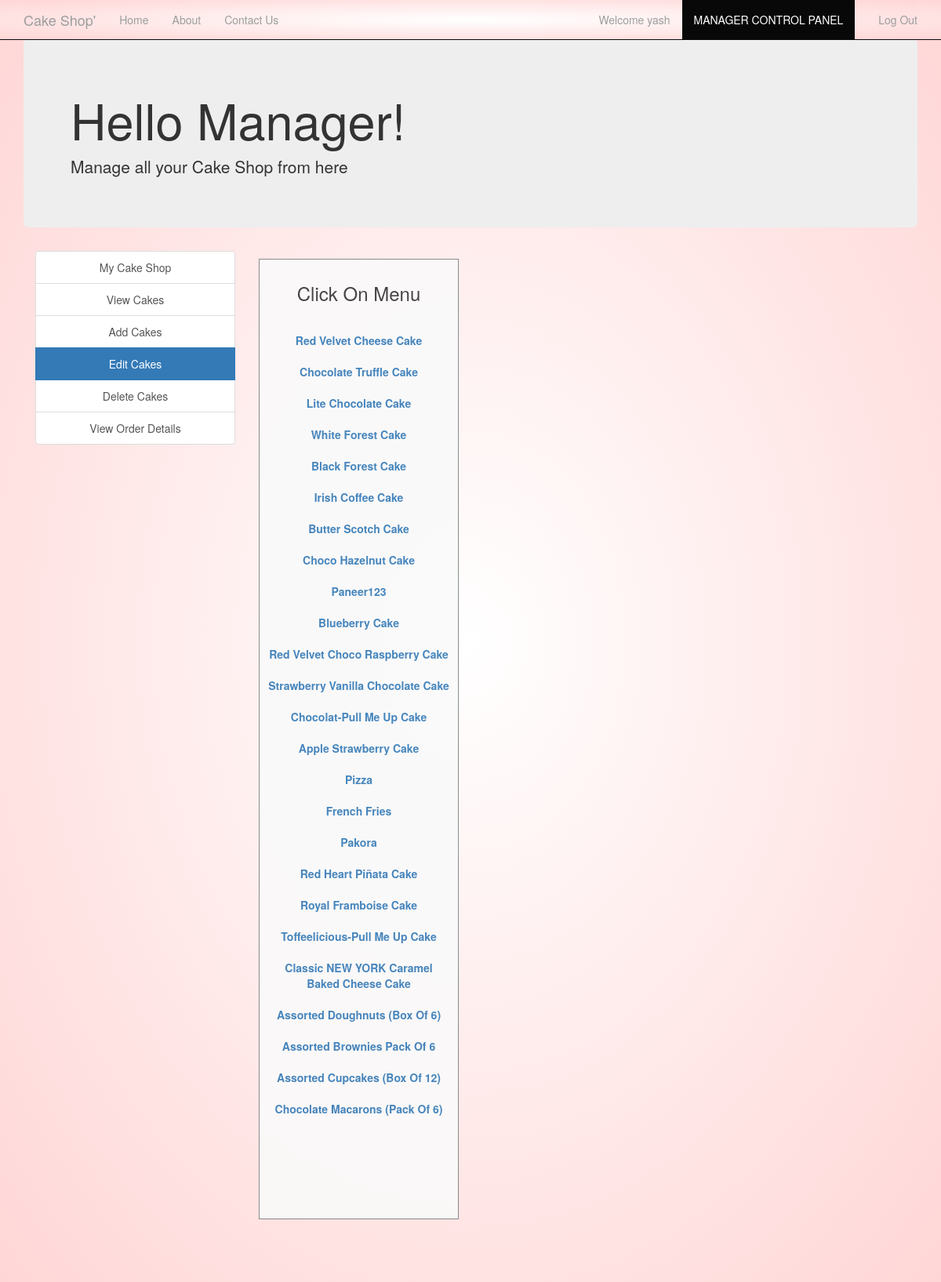
/edit_food_items.php (signed in), run on the app's committed database.
### tables this page shows
CREATE TABLE `manager` (
  `username` varchar(30) NOT NULL,
  `fullname` varchar(30) NOT NULL,
  `email` varchar(30) NOT NULL,
  `contact` varchar(30) NOT NULL,
  `address` varchar(50) NOT NULL,
  `password` varchar(30) NOT NULL
);

CREATE TABLE `food` (
  `F_ID` int(30) NOT NULL,
  `name` varchar(50) NOT NULL,
  `price` int(30) NOT NULL,
  `description` varchar(500) NOT NULL,
  `R_ID` int(30) NOT NULL,
  `images_path` varchar(200) NOT NULL,
  `options` varchar(10) NOT NULL DEFAULT 'ENABLE'
);

### session_m.php (called while the page is built, shortened)
<?php
$conn = Connect();
$user_check=$_SESSION['login_user1'];
$query = "SELECT username FROM MANAGER WHERE username = '$user_check'";
$ses_sql = mysqli_query($conn, $query);
$row = mysqli_fetch_assoc($ses_sql);
$login_session =$row['username'];
?>

### edit_food_items.php (the view, shortened to what this page needs)
<?php
include('session_m.php');
?>
<!DOCTYPE html>
<html>
  <head>
  </head>
  <link rel="stylesheet" type = "text/css" href ="css/edit_food_items1.css">
  <link rel="stylesheet" type = "text/css" href ="css/bootstrap.min.css">
  <body>
    <nav class="navbar navbar-inverse navbar-fixed-top navigation-clean-search" role="navigation">
      <div class="container">
        <div class="navbar-header">
          <a class="navbar-brand" href="index.php">Cake Shop'</a>
        </div>
        <div class="collapse navbar-collapse " id="myNavbar">
          <ul class="nav navbar-nav">
            <li><a href="index.php">Home</a></li>
            <li><a href="aboutus.php">About</a></li>
            <li><a href="contactus.php">Contact Us</a></li>
          </ul>
          <ul class="nav navbar-nav navbar-right">
            <li><a href="#"><span class="glyphicon glyphicon-user"></span> Welcome <?php echo $login_session; ?> </a></li>
            <li class="active"> <a href="managerlogin.php">MANAGER CONTROL PANEL</a></li>
            <li><a href="logout_m.php"><span class="glyphicon glyphicon-log-out"></span> Log Out </a></li>
          </ul>
        </div>
      </div>
    </nav>
<div class="container">
    <div class="jumbotron">
     <h1>Hello Manager! </h1>
     <p>Manage all your Cake Shop from here</p>
    </div>
    </div>
<div class="container">
    	<div class="col-xs-3" style="text-align: center;">
    	<div class="list-group">
    		<a href="myrestaurant.php" class="list-group-item ">My Cake Shop</a>
    		<a href="view_food_items.php" class="list-group-item ">View Cakes</a>
    		<a href="add_food_items.php" class="list-group-item ">Add Cakes</a>
    		<a href="edit_food_items.php" class="list-group-item active">Edit Cakes</a>
    		<a href="delete_food_items.php" class="list-group-item ">Delete Cakes</a>
        <a href="view_order_details.php" class="list-group-item ">View Order Details</a>
    	</div>
    </div>
<div class="col-xs-3">
  <div class="form-area" style="padding: 10px 10px 110px 10px; ">
    <div style="text-align: center;">
      <h3>Click On Menu <br><br></h3>
    </div>
    <?php
    $query = mysqli_query($conn, "SELECT * FROM food f WHERE f.R_ID IN (SELECT r.R_ID FROM RESTAURANTS r WHERE r.M_ID='$user_check') ORDER BY F_ID");
    while ($row = mysqli_fetch_array($query)) {
      ?>
      <div class="list-group" style="text-align: center;">
        <?php
      echo "<b><a href='edit_food_items.php?update= {$row['F_ID']}'>{$row['name']}</a></b>";
        ?>
      </div>
    <?php
    }
    ?>
  </div>
</div>
</div>
  </body>
<br>
</html>

### css/edit_food_items1.css (style rules this page uses)
body,html { height: 100%; }
body { padding-top: 50px; background-image: url('headerimg2.jpg'); background-repeat: repeat; background-size: 100%; background: radial-gradient(#fff, #ffd6d6); }
.navbar { background: radial-gradient(#fff, #ffd6d6); }
.navbar-inverse { background: radial-gradient(#fff, #ffd6d6); }
.navbar-fixed-top { background: radial-gradient(#fff, #ffd6d6); }
.navigation-clean-search { background: radial-gradient(#fff, #ffd6d6); }
.collapse { background: radial-gradient(#fff, #ffd6d6); }
.form-area { background-color: #FAFAFA; padding: 10px 40px 60px; margin: 10px 0px 60px; border: 1px solid GREY; opacity:0.9; }

### data on the page
manager: username "yash"
food: name "Red Velvet Cheese Cake"
food: name "Chocolate Truffle Cake"
food: name "Lite Chocolate Cake"
food: name "White Forest Cake"
food: name "Black Forest Cake"
food: name "Irish Coffee Cake"
food: name "Butter Scotch Cake"
food: name "Choco Hazelnut Cake"
food: name "Paneer123"
food: name "Blueberry Cake"
food: name "Red Velvet Choco Raspberry Cake"
food: name "Strawberry Vanilla Chocolate Cake"
food: name "Chocolat-Pull Me Up Cake"
food: name "Apple Strawberry Cake"
food: name "Pizza"
food: name "French Fries"
food: name "Pakora"
food: name "Red Heart Piñata Cake"
food: name "Royal Framboise Cake"
food: name "Toffeelicious-Pull Me Up Cake"
food: name "Classic NEW YORK Caramel Baked Cheese Cake"
food: name "Assorted Doughnuts (Box Of 6)"
food: name "Assorted Brownies Pack Of 6"
food: name "Assorted Cupcakes (Box Of 12)"
food: name "Chocolate Macarons (Pack Of 6)"
